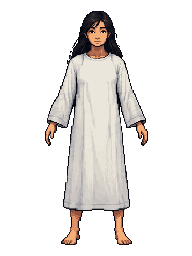
#> input picture docs/art/experiments/protagonist_front_v2/source/input_front_v1.png, 192 x 256 px
$ python compose.py
#> lines starting #> are read from the running program, lines starting #| are printed output that depends on the picture
from pathlib import Path
from PIL import Image
import numpy as np,json
HERE=Path(__file__).resolve().parent;EXP=HERE.parent
base=Image.open(HERE/'input_front_v1.png').convert('RGBA');raw=Image.open(EXP/'raw/front.png').convert('RGBA');mask=Image.open(HERE/'skin_face_mask.png').convert('L')
#> further down, base is the input picture: PIL image 192x256 RGBA; mean R, G, B, A 47.7, 44.9, 42.9, 67
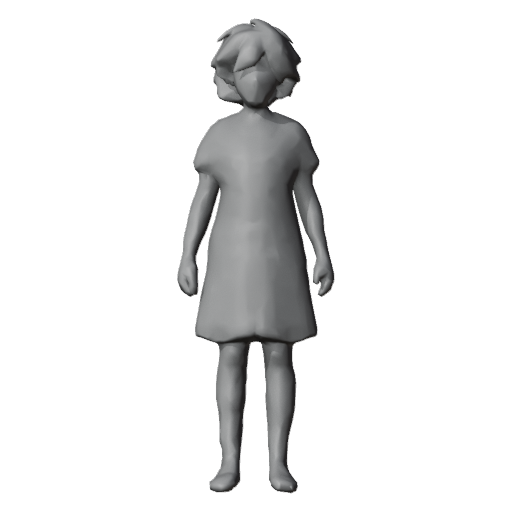
#> input picture docs/art/experiments/protagonist_gray_tripo_r2/front.png, 512 x 512 px, found by its file name
#> further down, raw is the input picture: PIL image 512x512 RGBA; mean R, G, B, A 18.8, 19, 19.1, 39.8
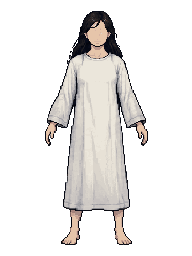
#> input picture docs/art/experiments/protagonist_front_v2/source/readback_front.png, 192 x 256 px, given in place of skin_face_mask.png, which was not available
#> after `mask = Image.open(HERE / 'skin_face_mask.png').convert('L')`:
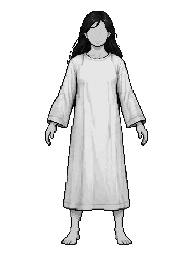
#> mask: PIL image 192x256 L; min 2, max 255, mean 234.8
#> (the run stopped early here; a loop or call above may not have finished)
